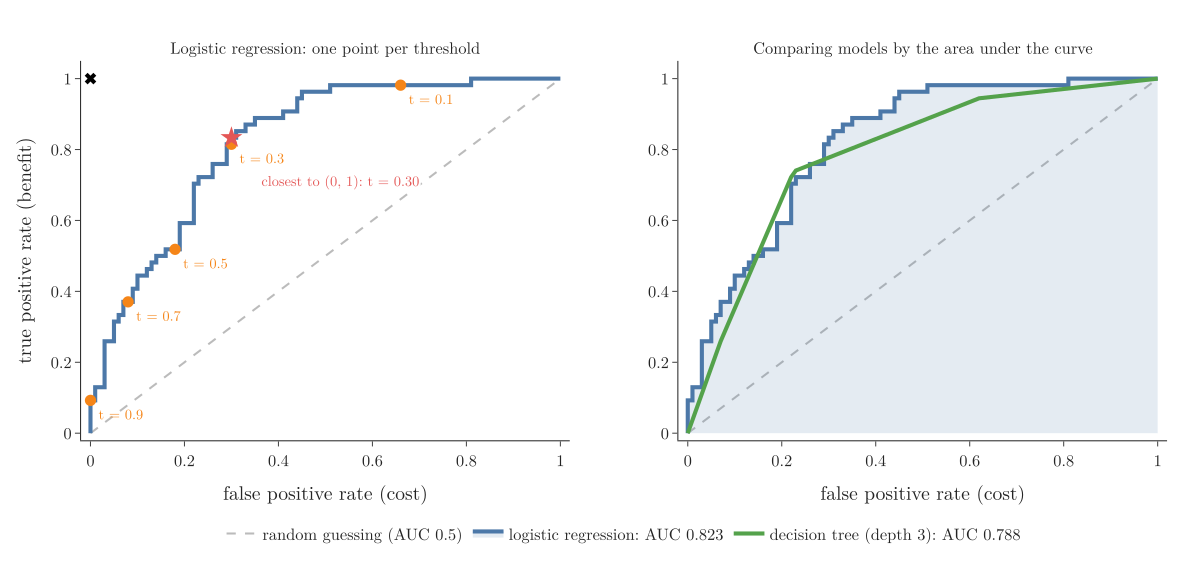

Generate this figure with Python:
"""Note 78 figures (Plotly): predicted probabilities by class with three thresholds; ROC curve with thresholds; two models' ROC and AUC."""
from pathlib import Path
import numpy as np
import pandas as pd
import plotly.graph_objects as go
from plotly.subplots import make_subplots
from sklearn.linear_model import LogisticRegression
from sklearn.metrics import roc_auc_score, roc_curve
from sklearn.model_selection import train_test_split
from sklearn.pipeline import make_pipeline
from sklearn.preprocessing import StandardScaler
from sklearn.tree import DecisionTreeClassifier

here = Path(__file__).parent
font = dict(family="Latin Modern Roman", size=16)
df = pd.read_csv(here.parent / "data" / "diabetes.csv")
X, y = df.drop(columns="Outcome"), df["Outcome"]
Xtr, Xte, ytr, yte = train_test_split(X, y, test_size=0.2, random_state=42, stratify=y)
lr = make_pipeline(StandardScaler(), LogisticRegression()).fit(Xtr, ytr)
p = lr.predict_proba(Xte)[:, 1]
np.savetxt(here / "lr_probs.csv", np.c_[yte.values, p], delimiter=",", header="y,p", comments="", fmt="%.6f")

# 1. probabilities by class
fig = go.Figure()
fig.add_trace(go.Histogram(x=p[yte.values == 0], xbins=dict(start=0, end=1, size=0.05), name="no diabetes (0)",
                           marker_color="#4C78A8", opacity=0.7))
fig.add_trace(go.Histogram(x=p[yte.values == 1], xbins=dict(start=0, end=1, size=0.05), name="diabetes (1)",
                           marker_color="#E45756", opacity=0.7))
for t, c in ((0.3, "#54A24B"), (0.5, "black"), (0.7, "#F58518")):
    fig.add_trace(go.Scatter(x=[t, t], y=[0, 30], mode="lines", line=dict(color=c, width=3, dash="dash"), name=f"threshold {t}"))
fig.update_layout(template="simple_white", width=1000, height=440, font=font, barmode="overlay", margin=dict(l=60, r=20, t=30, b=60),
                  legend=dict(x=0.76, y=0.98, bgcolor="rgba(255,255,255,0.9)"), xaxis=dict(title="predicted probability of diabetes", range=[0, 1]),
                  yaxis=dict(title="number of test patients", range=[0, 30]))
fig.write_image(here / "probabilities.png", scale=2); fig.write_image(here / "probabilities.pdf")

# 2. ROC with thresholds, and two models
fpr, tpr, thr = roc_curve(yte, p)
dt = DecisionTreeClassifier(max_depth=3, random_state=0).fit(Xtr, ytr)
pd_ = dt.predict_proba(Xte)[:, 1]
fpr2, tpr2, _ = roc_curve(yte, pd_)
auc1, auc2 = roc_auc_score(yte, p), roc_auc_score(yte, pd_)
best = np.hypot(fpr, 1 - tpr).argmin()
fig = make_subplots(rows=1, cols=2, horizontal_spacing=0.1,
                    subplot_titles=("Logistic regression: one point per threshold", "Comparing models by the area under the curve"))
for col in (1, 2):
    fig.add_trace(go.Scatter(x=[0, 1], y=[0, 1], mode="lines", line=dict(color="#BBBBBB", width=2, dash="dash"),
                             name="random guessing (AUC 0.5)", showlegend=(col == 2)), 1, col)
fig.add_trace(go.Scatter(x=fpr, y=tpr, mode="lines", line=dict(color="#4C78A8", width=4), showlegend=False), 1, 1)
for t in (0.1, 0.3, 0.5, 0.7, 0.9):
    pred = p >= t
    tp_ = (pred & (yte.values == 1)).sum(); fp_ = (pred & (yte.values == 0)).sum()
    x0, y0 = fp_ / (yte.values == 0).sum(), tp_ / (yte.values == 1).sum()
    fig.add_trace(go.Scatter(x=[x0], y=[y0], mode="markers+text", marker=dict(size=11, color="#F58518"), text=[f"t = {t}"],
                             textposition="bottom right", textfont=dict(color="#F58518", size=14), showlegend=False), 1, 1)
fig.add_trace(go.Scatter(x=[fpr[best]], y=[tpr[best]], mode="markers", marker=dict(size=16, color="#E45756", symbol="star"),
                         showlegend=False), 1, 1)
fig.add_annotation(x=fpr[best] + 0.06, y=tpr[best] - 0.12, text=f"closest to (0, 1): t = {thr[best]:.2f}", showarrow=False, bgcolor="white",
                   xanchor="left", font=dict(color="#E45756", size=14), row=1, col=1)
fig.add_trace(go.Scatter(x=[0], y=[1], mode="markers", marker=dict(size=10, color="black", symbol="x"), showlegend=False), 1, 1)
fig.add_trace(go.Scatter(x=fpr, y=tpr, mode="lines", line=dict(color="#4C78A8", width=4), fill="tozeroy",
                         fillcolor="rgba(76,120,168,0.15)", name=f"logistic regression: AUC {auc1:.3f}"), 1, 2)
fig.add_trace(go.Scatter(x=fpr2, y=tpr2, mode="lines", line=dict(color="#54A24B", width=4), name=f"decision tree (depth 3): AUC {auc2:.3f}"), 1, 2)
fig.update_xaxes(title="false positive rate (cost)", range=[-0.02, 1.02])
fig.update_yaxes(title="true positive rate (benefit)", range=[-0.02, 1.05], row=1, col=1)
fig.update_yaxes(range=[-0.02, 1.05], row=1, col=2)
fig.update_layout(template="simple_white", width=1150, height=540, font=font, margin=dict(l=70, r=20, t=50, b=110),
                  legend=dict(orientation="h", x=0.5, xanchor="center", y=-0.2))
fig.write_image(here / "roc.png", scale=2); fig.write_image(here / "roc.pdf")
print("auc", auc1, auc2, "best", thr[best], fpr[best], tpr[best])
